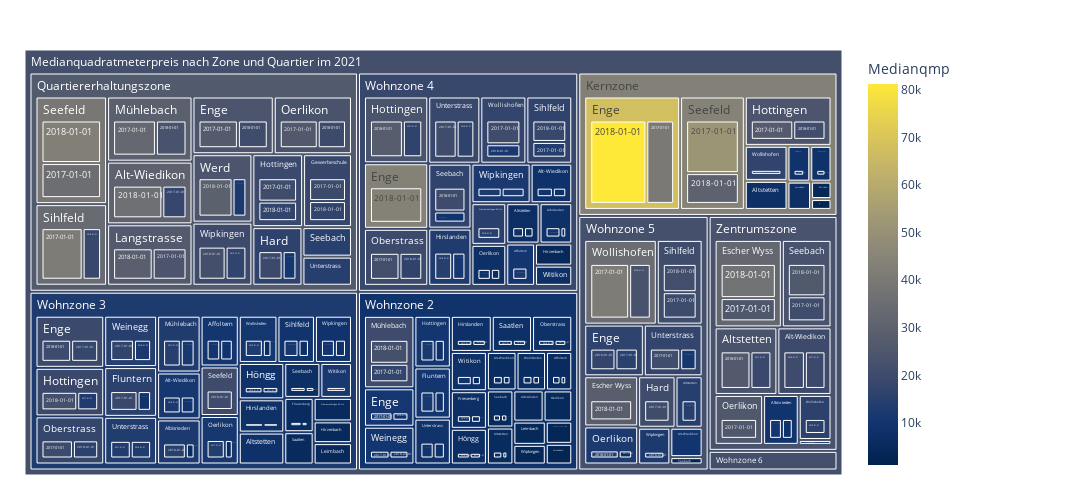

Write notebook code for a chart like this one.
### Code cell
fig = px.treemap(data2betested.loc["2017":"2018"].query('Quartier_Nummer > 20').reset_index()
                 , path=[px.Constant("Medianquadratmeterpreis nach Zone und Quartier im 2021")
                         ,'Zonenart','Quartier_Name','Jahr']
                 , values='Medianqmp'
                 , color='Medianqmp'               
                 #, color_discrete_map={'(?)':'lightgrey','EVP':'gold', 'SP':'#FF3030', 'PdA':'#EE3B3B', 'Grüne':'#A2CD5A','GLP':'#CAFF70','Die Mitte':'orange','FDP':'#104E8B','AL':'deeppink','SVP':'forestgreen', 'FL ZÜRI':'#8B864E','Volt':'#lightblue' }                
                 ## bei continuous scales (bei Zahlenwerten):
                 ,color_continuous_scale='cividis'
                 ,height=500 , width=1100                 
                )
fig.update_traces(root_color="grey")
fig.update_layout(margin = dict(t=50, l=25, r=250, b=25))
fig.show()

### Figure 1 — Plotly figure (JSON) as saved in the notebook; plotly's stock layout.template omitted (floating-point values rounded to 4 significant figures; data arrays with more than 128 entries replaced by an {"elided": "..."} marker saying what was removed)
{"data": [{"branchvalues": "total", "customdata": {"elided": "313x1 float values"}, "domain": {"x": [0, 1], "y": [0, 1]}, "hovertemplate": "labels=%{label}<br>Medianqmp_sum=%{value}<br>parent=%{parent}<br>id=%{id}<br>Medianqmp=%{color}<extra></extra>", "ids": {"elided": "313 str values"}, "labels": {"elided": "313 str values"}, "marker": {"coloraxis": "coloraxis", "colors": {"elided": "313 float values"}}, "name": "", "parents": {"elided": "313 str values"}, "root": {"color": "grey"}, "type": "treemap", "values": {"elided": "313 int values"}}], "layout": {"coloraxis": {"colorbar": {"title": {"text": "Medianqmp"}}, "colorscale": [[0, "#00224e"], [0.1111, "#123570"], [0.2222, "#3b496c"], [0.3333, "#575d6d"], [0.4444, "#707173"], [0.5556, "#8a8678"], [0.6667, "#a59c74"], [0.7778, "#c3b369"], [0.8889, "#e1cc55"], [1, "#fee838"]]}, "height": 500, "legend": {"tracegroupgap": 0}, "margin": {"b": 25, "l": 25, "r": 250, "t": 50}, "width": 1100}}
